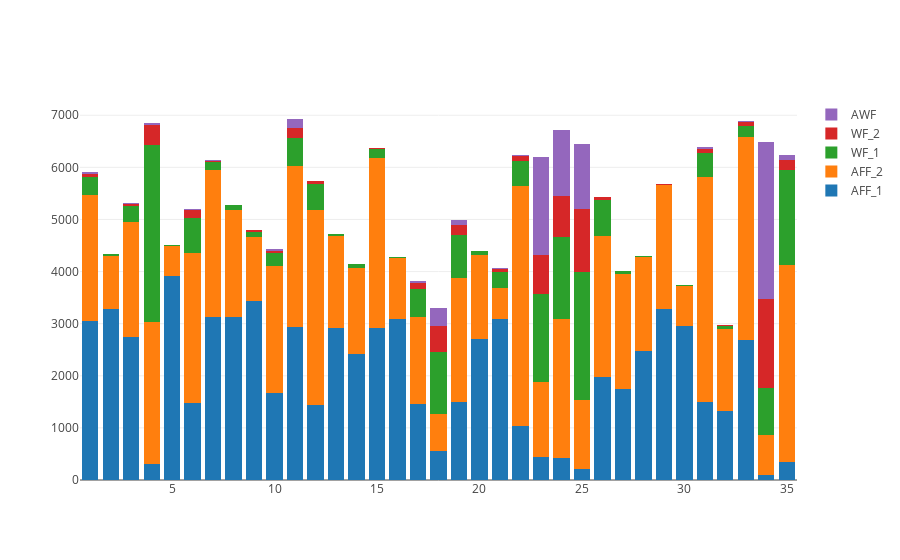

The notebook cell saved with this chart:
### Code cell
counts = [[len(houses_2009.loc[(houses_2009.category == cat) & (houses_2009.CouncilDistrict == district)]) for district in range(1, 36)] for cat in ['AFF_1', 'AFF_2', 'WF_1', 'WF_2', 'AWF']]

districts = list(range(1,36))
fig = go.Figure(data=[ go.Bar(name = cat, x = districts, y = counts[i]) for i, cat in zip(range(5), ['AFF_1', 'AFF_2', 'WF_1', 'WF_2', 'AWF'])],
               layout = go.Layout(barmode='stack'),)
# Change the bar mode
iplot(fig)

### Figure 1 — Plotly figure (JSON) as saved in the notebook; plotly's stock layout.template omitted (floating-point values rounded to 4 significant figures)
{"data": [{"name": "AFF_1", "type": "bar", "uid": "4b951470-af46-11e9-b516-9de5570bb89d", "x": [1, 2, 3, 4, 5, 6, 7, 8, 9, 10, 11, 12, 13, 14, 15, 16, 17, 18, 19, 20, 21, 22, 23, 24, 25, 26, 27, 28, 29, 30, 31, 32, 33, 34, 35], "y": [3056, 3289, 2742, 308, 3911, 1470, 3128, 3137, 3434, 1669, 2935, 1444, 2914, 2423, 2916, 3089, 1466, 563, 1503, 2708, 3090, 1032, 433, 427, 207, 1978, 1744, 2468, 3278, 2951, 1503, 1318, 2686, 90, 350]}, {"name": "AFF_2", "type": "bar", "uid": "4b95165a-af46-11e9-b516-9de5570bb89d", "x": [1, 2, 3, 4, 5, 6, 7, 8, 9, 10, 11, 12, 13, 14, 15, 16, 17, 18, 19, 20, 21, 22, 23, 24, 25, 26, 27, 28, 29, 30, 31, 32, 33, 34, 35], "y": [2406, 1007, 2217, 2717, 581, 2895, 2813, 2045, 1238, 2443, 3099, 3741, 1769, 1653, 3266, 1174, 1671, 710, 2381, 1611, 594, 4619, 1441, 2663, 1330, 2700, 2216, 1809, 2374, 778, 4316, 1581, 3896, 772, 3767]}, {"name": "WF_1", "type": "bar", "uid": "4b951768-af46-11e9-b516-9de5570bb89d", "x": [1, 2, 3, 4, 5, 6, 7, 8, 9, 10, 11, 12, 13, 14, 15, 16, 17, 18, 19, 20, 21, 22, 23, 24, 25, 26, 27, 28, 29, 30, 31, 32, 33, 34, 35], "y": [357, 37, 290, 3407, 17, 670, 169, 93, 91, 239, 529, 503, 37, 68, 171, 8, 528, 1186, 825, 78, 312, 470, 1688, 1575, 2452, 702, 47, 23, 19, 6, 448, 54, 211, 902, 1831]}, {"name": "WF_2", "type": "bar", "uid": "4b951844-af46-11e9-b516-9de5570bb89d", "x": [1, 2, 3, 4, 5, 6, 7, 8, 9, 10, 11, 12, 13, 14, 15, 16, 17, 18, 19, 20, 21, 22, 23, 24, 25, 26, 27, 28, 29, 30, 31, 32, 33, 34, 35], "y": [61, 5, 46, 372, 1, 139, 21, 3, 28, 46, 190, 47, 1, 4, 17, 0, 120, 502, 184, 5, 50, 89, 750, 791, 1220, 43, 5, 3, 5, 2, 78, 14, 70, 1715, 192]}, {"name": "AWF", "type": "bar", "uid": "4b951902-af46-11e9-b516-9de5570bb89d", "x": [1, 2, 3, 4, 5, 6, 7, 8, 9, 10, 11, 12, 13, 14, 15, 16, 17, 18, 19, 20, 21, 22, 23, 24, 25, 26, 27, 28, 29, 30, 31, 32, 33, 34, 35], "y": [22, 0, 19, 52, 0, 26, 10, 1, 12, 28, 175, 9, 1, 1, 5, 0, 41, 333, 102, 0, 30, 25, 1878, 1256, 1235, 8, 0, 2, 1, 0, 38, 4, 32, 3012, 93]}], "layout": {"barmode": "stack"}}
